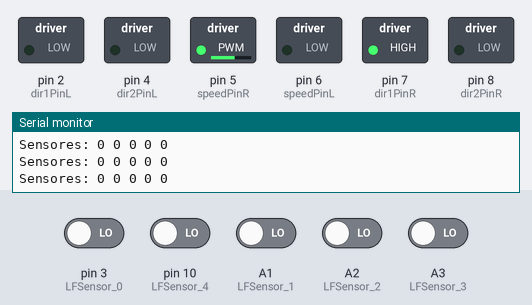
Bench run of a sketch on a simulated Arduino Uno, built with avr-gcc and run on an emulated ATmega328P. Parts: switched loads named in the sketch (green lamp = pin HIGH), the last lines printed to the serial monitor. Dashed ring = blinking. The inputs (shaded band) are chosen by the test bench; at power-on: A1 (LFSensor_1), A2 (LFSensor_2), A3 (LFSensor_3), pin 3 (LFSensor_0), pin 10 (LFSensor_4) LOW.

Above: at 1.2 s.
1.3 s: A2 (LFSensor_2) driven HIGH
At 2.5 s:
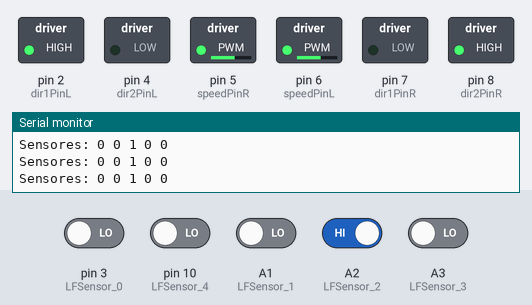
2.8 s: A2 (LFSensor_2) driven LOW
At 4.0 s:
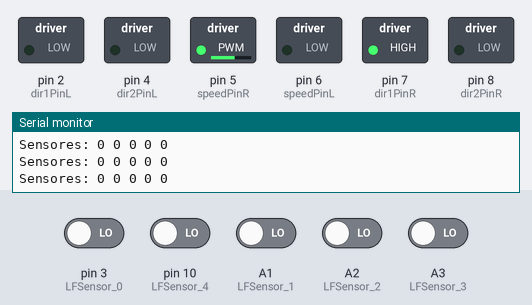
4.3 s: pin 10 (LFSensor_4) driven HIGH and A3 (LFSensor_3) driven HIGH
At 5.2 s:
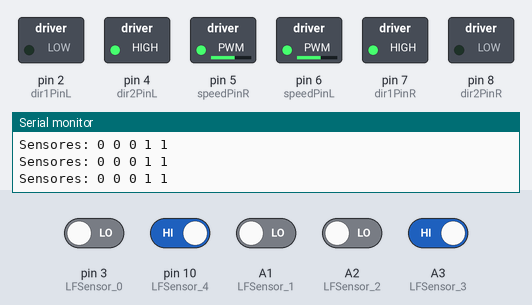
7.3 s: A1 (LFSensor_1) driven HIGH
At 8.2 s:
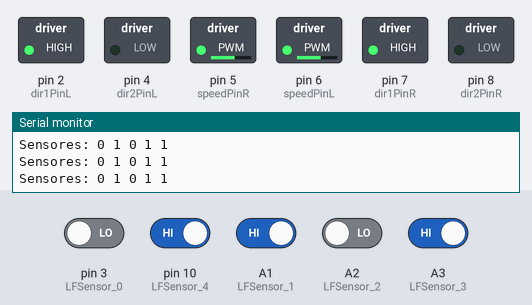
8.9 s: A1 (LFSensor_1) driven LOW
At 9.3 s:
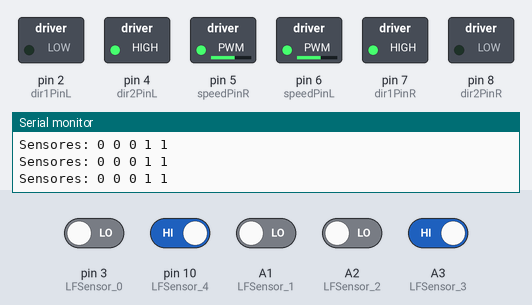
11.9 s: pin 3 (LFSensor_0) driven HIGH
At 12.8 s:
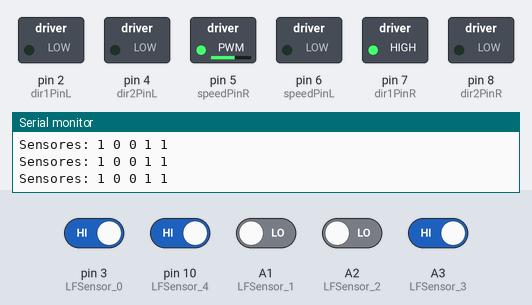
Timing chart, 0 to 14.9 s (numbered marks = the images above; inputs shaded):
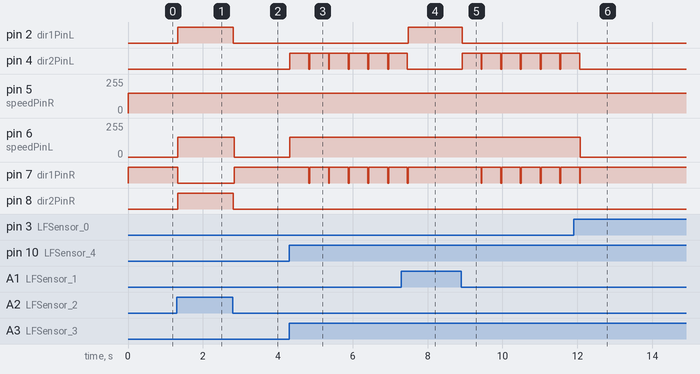

The sketch:

teste.ino
```cpp
#include <Servo.h>

// ===== PINOS =====
// Motores
#define dir1PinL  2
#define dir2PinL  4
#define speedPinL 6    // PWM
#define dir1PinR  7
#define dir2PinR  8
#define speedPinR 5    // PWM

// Sensores IR (5 sensores)
#define LFSensor_0  3   // Mais à esquerda
#define LFSensor_1  A1
#define LFSensor_2  A2  // Central
#define LFSensor_3  A3
#define LFSensor_4  10  // Mais à direita

// Velocidades
#define LF_SPEED  150  // Velocidade normal
#define TURN_SPEED 150 // Velocidade de curva (reduzida para mais precisão)
#define TURN_90_DEGREES_TIME 500 // Tempo estimado para girar 90 graus

// Estados
enum State { FOLLOWING_LINE, TURNING_90_LEFT, TURNING_90_RIGHT, SEARCHING_LINE };
State currentState = FOLLOWING_LINE;
unsigned long turnStartTime;

// Variáveis
int sensor[5];  // LOW = linha preta, HIGH = fundo branco

// ===== FUNÇÕES DOS MOTORES =====
void go_Advance() {
  digitalWrite(dir1PinL, HIGH);
  digitalWrite(dir2PinL, LOW);
  digitalWrite(dir1PinR, HIGH);
  digitalWrite(dir2PinR, LOW);
  analogWrite(speedPinL, LF_SPEED);
  analogWrite(speedPinR, LF_SPEED);
}

void turn_Left() {  // Roda direita ativa (esquerda desliga)
  digitalWrite(dir1PinL, LOW);
  digitalWrite(dir2PinL, LOW);
  digitalWrite(dir1PinR, HIGH);
  digitalWrite(dir2PinR, LOW);
  analogWrite(speedPinL, 0);
  analogWrite(speedPinR, TURN_SPEED);
}

void turn_Right() {  // Roda esquerda ativa (direita desliga)
  digitalWrite(dir1PinL, HIGH);
  digitalWrite(dir2PinL, LOW);
  digitalWrite(dir1PinR, LOW);
  digitalWrite(dir2PinR, LOW);
  analogWrite(speedPinL, TURN_SPEED);
  analogWrite(speedPinR, 0);
}

void stop_Stop() {
  digitalWrite(dir1PinL, LOW);
  digitalWrite(dir2PinL, LOW);
  digitalWrite(dir1PinR, LOW);
  digitalWrite(dir2PinR, LOW);
}

void rotate_Left_90() {
  digitalWrite(dir1PinL, LOW);
  digitalWrite(dir2PinL, HIGH);
  digitalWrite(dir1PinR, HIGH);
  digitalWrite(dir2PinR, LOW);
  analogWrite(speedPinL, TURN_SPEED);
  analogWrite(speedPinR, TURN_SPEED);
}

void rotate_Right_90() {
  digitalWrite(dir1PinL, HIGH);
  digitalWrite(dir2PinL, LOW);
  digitalWrite(dir1PinR, LOW);
  digitalWrite(dir2PinR, HIGH);
  analogWrite(speedPinL, TURN_SPEED);
  analogWrite(speedPinR, TURN_SPEED);
}

void search_Line() {
  digitalWrite(dir1PinL, HIGH);
  digitalWrite(dir2PinL, LOW);
  digitalWrite(dir1PinR, LOW);
  digitalWrite(dir2PinR, HIGH);
  analogWrite(speedPinL, TURN_SPEED);
  analogWrite(speedPinR, TURN_SPEED);
}

// ===== LEITURA DOS SENSORES =====
void read_Sensors() {
  sensor[0] = digitalRead(LFSensor_0);
  sensor[1] = digitalRead(LFSensor_1);
  sensor[2] = digitalRead(LFSensor_2);
  sensor[3] = digitalRead(LFSensor_3);
  sensor[4] = digitalRead(LFSensor_4);

  // Debug: imprimir valores dos sensores
  Serial.print("Sensores: ");
  for(int i=0; i<5; i++) {
    Serial.print(sensor[i]);
    Serial.print(" ");
  }
  Serial.println();
}

bool detect_90_Left_Turn() {
  return (sensor[0] == LOW && sensor[1] == LOW && sensor[3] == HIGH && sensor[4] == HIGH);
}

bool detect_90_Right_Turn() {
  return (sensor[3] == LOW && sensor[4] == LOW && sensor[0] == HIGH && sensor[1] == HIGH);
}

// ===== LÓGICA PRINCIPAL =====
void auto_Tracking() {
  read_Sensors();

  switch(currentState) {
    case FOLLOWING_LINE:
      if (detect_90_Left_Turn()) {
        currentState = TURNING_90_LEFT;
        turnStartTime = millis();
        rotate_Left_90();
      }
      else if (detect_90_Right_Turn()) {
        currentState = TURNING_90_RIGHT;
        turnStartTime = millis();
        rotate_Right_90();
      }
      else if (sensor[2] == LOW) {
        if (sensor[1] == HIGH && sensor[3] == HIGH) {
          go_Advance();
        }
        else if (sensor[0] == LOW || sensor[1] == LOW) {
          turn_Left();
        }
        else if (sensor[3] == LOW || sensor[4] == LOW) {
          turn_Right();
        }
      } else {
        currentState = SEARCHING_LINE;
        search_Line();
      }
      break;

    case TURNING_90_LEFT:
      if (millis() - turnStartTime >= TURN_90_DEGREES_TIME) {
        currentState = FOLLOWING_LINE;
        stop_Stop();
      }
      break;

    case TURNING_90_RIGHT:
      if (millis() - turnStartTime >= TURN_90_DEGREES_TIME) {
        currentState = FOLLOWING_LINE;
        stop_Stop();
      }
      break;

    case SEARCHING_LINE:
      if (sensor[2] == LOW) {  // Se encontrou a linha central
        currentState = FOLLOWING_LINE;
        stop_Stop();
      }
      break;
  }
}

// ===== SETUP E LOOP =====
void setup() {
  // Configura motores
  pinMode(dir1PinL, OUTPUT);
  pinMode(dir2PinL, OUTPUT);
  pinMode(speedPinL, OUTPUT);
  pinMode(dir1PinR, OUTPUT);
  pinMode(dir2PinR, OUTPUT);
  pinMode(speedPinR, OUTPUT);

  // Configura sensores
  pinMode(LFSensor_0, INPUT);
  pinMode(LFSensor_1, INPUT);
  pinMode(LFSensor_2, INPUT);
  pinMode(LFSensor_3, INPUT);
  pinMode(LFSensor_4, INPUT);

  Serial.begin(9600);  // Inicializa comunicação serial
  stop_Stop();
}

void loop() {
  auto_Tracking();
  delay(10);  // Pequeno delay para evitar oscilações
}
```

Measured:
- after the input at 1.3 s, pin 2 (dir1PinL), pin 8 (dir2PinR): LOW → HIGH at once; pin 6 (speedPinL): 0/255 → 150/255 at once; pin 7 (dir1PinR): HIGH → LOW at once
- after the input at 2.8 s, pin 2 (dir1PinL), pin 8 (dir2PinR): HIGH → LOW at once; pin 6 (speedPinL): 150/255 → 0/255 at once; pin 7 (dir1PinR): LOW → HIGH at once
- after the input at 4.3 s, pin 4 (dir2PinL): alternates HIGH for 0.50 s and LOW for 0.02 s, starting at once; pin 6 (speedPinL): 0/255 → 150/255 at once; pin 7 (dir1PinR): alternates HIGH for 0.50 s and LOW for 0.02 s, starting after 0.53 s
- after the input at 7.3 s, pin 2 (dir1PinL): LOW → HIGH after 0.18 s; pin 4 (dir2PinL): goes on until 7.5 s, then stays LOW; pin 7 (dir1PinR): goes on until 7.5 s, then stays HIGH
- after the input at 8.9 s, pin 2 (dir1PinL): HIGH → LOW at once; pin 4 (dir2PinL): alternates HIGH for 0.50 s and LOW for 0.02 s, starting at once; pin 7 (dir1PinR): alternates HIGH for 0.50 s and LOW for 0.02 s, starting after 0.53 s
- after the input at 11.9 s, pin 4 (dir2PinL): goes on until 12.1 s, then stays LOW; pin 6 (speedPinL): 150/255 → 0/255 after 0.18 s; pin 7 (dir1PinR): goes on until 12.1 s, then stays HIGH
